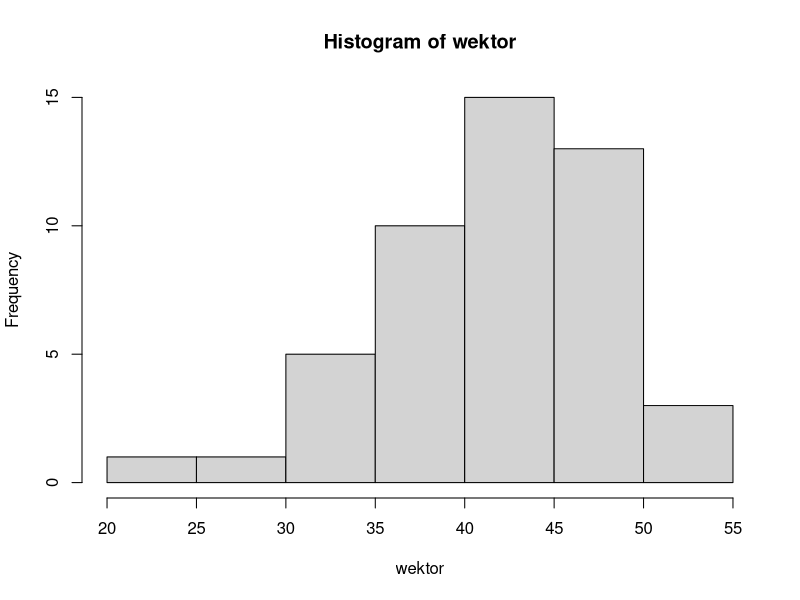
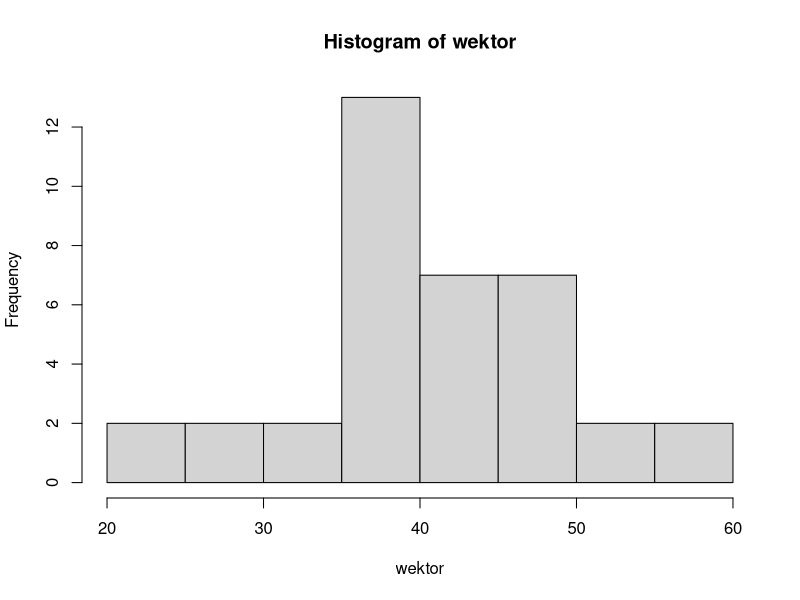

Recreate these plots in R, in order.
dane1 <- read.table("dane1.txt", quote="\"", comment.char="")
dane2 <- read.table("dane2.txt", quote="\"", comment.char="")
#zad1
stara <- as.vector(dane1[[1]], mode = "double")
nowa <- as.vector(dane2[[1]], mode = "double")
#rysowanie histogramow
#hist(stara, main = "Histogram wydajności pracy w starej hali",xlab = "Wydajność")
#hist(nowa, main = "Histogram wydajności pracw nowej hali",xlab = "Wydajność")
#szeregi rozdzielcze

kwartyl <- function(sr, q)
{
  poz.kwartyla = sum(sr$counts) * q #pozycja kwartyla 
  liczebnoscSkumulowana <- sr$counts
  for(i in 1:length(sr$counts))
  {
    liczebnoscSkumulowana[i] = sum(sr$counts[1:i]) #obliczenie liczebnosci skumulowanej dla każdego przedzialu
  }
  j = 1;
  while(TRUE) #pętla szukająca pozycji kwartyla
  {
    if(poz.kwartyla < liczebnoscSkumulowana[j])
      break
    else
      j = j + 1
  }
  dolnaWartoscPrzedzialu = sr$breaks[j] #dolna wartość przedziału kwartyla
  liczebnoscSkumulowanaPoprzedniego = liczebnoscSkumulowana[j - 1] #liczebność skumulowana przedziału poprzedzającego
  rozpietosc = sr$breaks[j + 1] - dolnaWartoscPrzedzialu
  wynik = dolnaWartoscPrzedzialu + ((poz.kwartyla - liczebnoscSkumulowanaPoprzedniego) * rozpietosc / liczebnoscSkumulowana[j])
  return(wynik)
}
Moda_ss <- function (x)
{
  u <- unique(x)
  n <- length(u)
  #get frequencies of each of the unique values in the vector
  frequencies = 0
  for (i in 1:n) 
  {
    frequencies[i] <- sum(x == u[i])
  }
  #mode if a unimodal vector, else NA
  return(ifelse( length(frequencies[frequencies==max(frequencies)]) > 1 ,
                 NA ,
                 u[which.max(frequencies)] ) )
}
dominantaSzczegolowy <- function(wektor)
{
  uni_wekt <- unique(wektor) #wektor tylko z wartościami unikalnymi
  rozmiar <- length(uni_wekt) #rozmiar utworzonego wektora
  
  ilosc_wys <- vector(mode="numeric", length=rozmiar)#Vector ilości wystąpień unikalnych elemntów w wektorze
  
  for(i in 1:rozmiar)#Ustawienie poczatkowych wartosci wektora
  {
    ilosc_wys[i] <- sum(wektor == uni_wekt[i]) #Przypisanie ilości wsytąpień wartości unikalnej w danch 
  }
  #ifelse warunek, co gdy prawda, co gdy fałsz
  #Jeżeli długość wektora złożonego z elemntów o wartości równej maksymalnej w wartości w tym wektorze jest większa od jeden
  #True to zwróć NA (Not Available)
  #False to zwróć wartość z wektora unikalnego which.max(podaje indek elemntu o wartości max, a indexy ilosc_wys i uni_wek odpowiadają sobie)
  return (ifelse( length(ilosc_wys[ilosc_wys == max(ilosc_wys)]) > 1 , NA , uni_wekt[which.max(ilosc_wys)] ))
}
dominantaRozdzielczy <- function(wektor)
{
 nr_przedz = which.max(wektor$counts) #nr przedziału w histogramie o największej liczebności
 
 x0 = wektor$breaks[nr_przedz]             #dolna granica przedziału z modą
 n_minus = wektor$counts[nr_przedz - 1]   #liczebnosc przedzialu poprzedzającego modę
 n_0      = wektor$counts[nr_przedz]       #liczebnosc przedzialu z modą
 n_plus  = wektor$counts[nr_przedz + 1]   #liczebnosc przedziału następującego po modzie
 rozpietoscPrzedzialu = wektor$breaks[nr_przedz+1] - wektor$breaks[nr_przedz] #rozpietosc przedzialu z modą
 
 wynik = x0 + ( (n_0 - n_minus) / ( (n_0 - n_minus) + (n_0 - n_plus) ) * rozpietoscPrzedzialu) 
 return (wynik)
}

zad1_rozdzielczy <- function(wektor)
{
  sr <- hist(wektor)
  #miary przeciętne
  sredniaArytmetyczna = sum(sr$counts * sr$mids) / sum(sr$counts)
  sredniaHarmoniczna = sum(sr$counts) / sum(sr$counts / sr$mids)
  sredniaGeometryczna = (prod(sr$mids ^ sr$counts)) ^ (1 / sum(sr$counts))
  kwartyl0.25 = kwartyl(sr, 0.25)
  kwartyl0.75 = kwartyl(sr, 0.75)
  mediana = kwartyl(sr, 0.5)
  modaDominanta = dominantaRozdzielczy(sr)
  
   #miary zróżnicowania
  wariancja = sum(((sr$mids-sredniaArytmetyczna) ^ 2) * sr$counts) / sum(sr$counts)
  rozstepMiedzycwiartkowy = kwartyl0.75 - kwartyl0.25
  odchylenieStandardowe = sqrt(wariancja)
  wspolczynnikZmiennosci = odchylenieStandardowe / sredniaArytmetyczna
  rozstepWynikow = max(sr$breaks) - min(sr$breaks)
  odchyleniePrzecietne = sum(abs(sr$mids - sredniaArytmetyczna)*sr$counts) / sum(sr$counts) #Odchylenie przeciętne od średniej arytmetycznej
  odchylenieCwiartkowe = (kwartyl0.75 - kwartyl0.25) / 2
  
  #miary asymetrii
  skosnosc = (sum(((sr$mids-sredniaArytmetyczna) ^ 3) * sr$counts) / sum(sr$counts)) / (odchylenieStandardowe ^ 3)

  #miary koncentracji
  kurtoza = (sum(((sr$mids-sredniaArytmetyczna) ^ 4) * sr$counts) / sum(sr$counts)) / (odchylenieStandardowe ^ 4)
  excess = kurtoza - 3
  
  wynik <- c(sredniaArytmetyczna, sredniaHarmoniczna, sredniaGeometryczna, kwartyl0.25, kwartyl0.75, mediana, modaDominanta, rozstepWynikow, rozstepMiedzycwiartkowy, wariancja, odchylenieStandardowe, odchyleniePrzecietne, odchylenieCwiartkowe, wspolczynnikZmiennosci, skosnosc, kurtoza, excess)
  return(wynik)
}
#szeregi szczegółowe
zad1_szczegolowy <- function(wektor)
{
  ss = sort(wektor)

  #miary przeciętne
  sredniaArytmetyczna = mean(ss)
  sredniaHarmoniczna = 1 / mean(1 / ss)
  sredniaGeometryczna = prod(ss) ^ (1 / length(ss))
  kwartyl0.25 = quantile(ss, 0.25)
  kwartyl0.75 = quantile(ss, 0.75)
  mediana = median(ss)
  modaDominanta = dominantaSzczegolowy(ss)
  
  #miary zróżnicowania
  rozstepWynikow = max(ss) - min(ss)
  rozstepMiedzycwiartkowy = kwartyl0.75 - kwartyl0.25
  wariancja = var(ss)
  odchylenieStandardowe = sqrt(wariancja)
  wspolczynnikZmiennosci = odchylenieStandardowe / sredniaArytmetyczna
  odchyleniePrzecietne = sum(abs(ss - sredniaArytmetyczna)) / length(ss) #Odchylenie przeciętne od średniej arytmetycznej
  odchylenieCwiartkowe = (kwartyl0.75 - kwartyl0.25) / 2
  
  #miary asymetrii
  skosnosc = (sum((ss - sredniaArytmetyczna) ^ 3) / length(ss)) / (odchylenieStandardowe^ 3)
  
  #miary koncentracji
  kurtoza = (sum((ss - sredniaArytmetyczna) ^ 4) / length(ss)) / (odchylenieStandardowe^ 4)
  excess = kurtoza - 3
  
  wynik <- c(sredniaArytmetyczna, sredniaHarmoniczna, sredniaGeometryczna, kwartyl0.25, kwartyl0.75, mediana, modaDominanta, rozstepWynikow, rozstepMiedzycwiartkowy, wariancja, odchylenieStandardowe, odchyleniePrzecietne, odchylenieCwiartkowe, wspolczynnikZmiennosci, skosnosc, kurtoza, excess)
  return(wynik)
}

zad1<- function(wektor_stara, wektor_nowa)
{
  wynik_szczegolowy_stara = zad1_szczegolowy(wektor_stara)
  wynik_szczegolowy_nowa = zad1_szczegolowy(wektor_nowa)
  wynik_rozdzielczy_stara = zad1_rozdzielczy(wektor_stara)
  wynik_rozdzielczy_nowa = zad1_rozdzielczy(wektor_nowa)
  t = data.frame(szczegolowy_nowa = wynik_szczegolowy_nowa, szczegolowy_stara = wynik_szczegolowy_stara, rozdzielczy_nowa = wynik_rozdzielczy_nowa, rozdzielczy_stara = wynik_rozdzielczy_stara)
  row.names(t) = c("Srednia arytmetyczna:", "Srednia harmoniczna:", "Srednia geometryczna:", "Kwartyl 0.25", "Kwartyl 0.75:", "Mediana:", "Dominanta:","Rozstęp wyników:", "Rozstęp międzyćwiartkowy:", "Wariancja próbkowa:", "Odchylenie standardowe:", "Odchylenie od Średniej:", "Odchylenie od Mediany:", "Współczynnik zmienności:", "Skośność:", "Kurtoza:", "Excess:")
  print(t)
}
test <- function(wektor) 
{
  
  wektor = sort(wektor) # sortowanie danych
  n = length(wektor) # sprawdzenie ilosci elementow
  
  # przyjmowanie odpowiedniego k z tablicy testu w zaleznosci od liczby elementow
  if(length(wektor) == 37) { k = 0.1457 }
  else { k = 0.1279 }
  
  p = pnorm((wektor - mean(wektor))/sd(wektor))
  # pnorm - The Normal Distribution - rozklad normalny
  # mean - Arithmetic Mean - srednia arytmetyczna
  # sd - Standard Deviation - odchylenie standardowe 
  
  Dplus = max(seq(1:n)/n - p)
  Dminus = max(p - (seq(1:n) - 1)/n)
  
  # seq - Sequence Generation
  
  D = max(Dplus, Dminus)
  
  cat("wartosc D wynosi:", D, "\n")
  cat("wartosc k wynosi:", k,"\n")
  
  if(D < k) 
  { cat("Wydajnosci pracy maja rozklad normalny.\n") } 
  else 
  { cat("Wydajnosci pracy nie maja rozkladu normalnego.\n") }
  
}

zad2 <- function(wektor_stara, wektor_nowa)
{
  cat("Dane 1 (stara hala):\n") 
  test(wektor_stara)
  cat("Dane 2 (nowa hala):\n") 
  test(wektor_nowa)
}

zad3<- function(vector)
{
  n=length(vector)   #wielkosc proby
  sigma=sd(vector)   #probkowe oszacowanie odchylenia standardowego
  
  d=qt(.975, df=n-1)*sigma/sqrt(n) #bezwzgedny blad szacunku
  xsr=mean(vector)  #srednia arytmetyczna
  
  interval=xsr+c(-d,d)
  precision=d/xsr*100
  
  print('Interwal‚ estymacji przedzialowej o dokladnosci 95%:')
  print(round(interval,4))
  print('Wzgledna precyzja oszacowania:')
  print(round(precision,4))
}
zad4<- function(wektor)
{
  
  #średnia z próby
  mu=mean(wektor)
  
  #odchylenie standardowe
  sigma<-sd(wektor)
  
  #ilosc danych
  n=length(wektor)
  
  #przedział ufności 95%
  round(mu+c(-1,1)*sigma/sqrt(n)*qnorm(.975),2)
  
  #bezwzględny błąd szacunku
  d=qt(.975, df=n-1)*sigma/sqrt(n)
  
  #przedział 
  interval=mu+c(-d,d)
  
  #precyzja 
  precision=d/mu*100
  
  print('Interwal‚ estymacji przedzialowej o dokladnosci 95%:')
  print(round(interval,4))
  
  print('Wzgledna precyzja oszacowania:')
  print(round(precision,4))
}

test_fishera<- function(dane1, dane2, p_istotnosci)
{
  cat("TEST FISHERA\n")
  cat("H0: Wariancje wydajnosci pracy sa sobie rowne\n")
  cat("H1: Wariancje wydajnosci pracy sa rozne od siebie\n")
  
  wariancja1 = var(dane1)
  wariancja2 = var(dane2)
  
  n1 = length(dane1)
  n2 = length(dane2)
  
  if(wariancja1 > wariancja2)
  {
    Statystyka = wariancja1 / wariancja2
    Kwantyl = qf(1 - p_istotnosci, n1 - 1, n2 - 1)
  }
  else
  {
    Statystyka = wariancja2 / wariancja1
    Kwantyl = qf(1 - p_istotnosci, n2 - 1, n1 - 1)
  }
 
  cat("Statystyka testowa F = ", Statystyka, "\n")
  cat("Obszar krytyczny K_0 = (", Kwantyl, ", +oo)\n")
  
  if (Statystyka > Kwantyl)
  {
    cat("Wartosc statystyki zawiera sie w obszarze krytycznym.\n")
    cat("Odrzucamy hipoteze zerowa na rzecz hipotezy alternatywnej.\n")
    cat("Na poziomie istotnosci ", p_istotnosci, "mozna przyjac hipoteze alternatywna.\n")
    
    return (0)
  }
  else
  {
    cat("Wartosc statystyki NIE zawiera sie w obszarze krytycznym.\n")
    cat("Brak podstaw do odrzucenia hipotezy zerowej.\n")
    return (0)
  }
}

test_CochranaCoxa <- function(dane1, dane2, p_istotnosci)
{
  cat("Sprwdzamy czy srednia wydajnosc pracy przy produkcji elementu w starej hali za pomoca testu Cochrana-Coxa")  
  cat("H0: Srednia wydajnosc pracy w obu fabrykach jest rowna.\n")
  cat("H1: Srednia wydajnosc pracy w starej fabryce jest wieksza.\n")
  wariancja1 = var(dane1)
  wariancja2 = var(dane2)
  n1 = length(dane1)
  n2 = length(dane2)
  Statystyka = (mean(dane1) - mean(dane2)) / (sqrt((dane1/n1) + (dane2/n2)))
  Stopnie_swobody = round(((dane1/n1 + dane2/n2)^2) / (((dane1/n1)^2)/(n1+1) + ((dane2/n2)^2)/(n2+1)) - 2)
  Kwantyl = qt(1 - p_istotnosci, Stopnie_swobody)
  cat("Statystyka = ", Statystyka, "\n")
  cat("Obszar krytyczny K = < ", Kwantyl, " , + oo)\n" )
  if( Statystyka < Kwantyl)
  {
    cat("Brak podstaw by odrzucic hipoteze zerowa.\n 
        Na poziomie istotnosci 0,05 nie mozna twierdzic ze wydajnosc
        pracy przy produkcji elementu w starej hali jest wieksza.")
  }
  else
  {
    cat("Odrzucamy hipoteze zerowa na rzeczy hipotezy alternatywnej.\n
        Na poziomie istotnosci 0,05 mozna twierdzic ze wydajnosc
        pracy przy produkcji elementu w starej hali jest wieksza.")
  }
}

test_tStudenta <- function(dane1, dane2, p_istotnosci)
{
  cat("TEST T-STUDENTA\n")
  cat("H0: Srednia wydajnosc pracy w hali starej i nowej jest taka sama\n")
  cat("H1: Srednia wydajnosc pracy w hali starej jest wieksza\n")
 
  wariancja1 = var(dane1)
  wariancja2 = var(dane2)
  n1 = length(dane1)
  n2 = length(dane2)
  Statystyka = (mean(dane1) - mean(dane2)) / sqrt( (1/n1 + 1/n2)*(n1*wariancja1 + n2*wariancja2)/(n1+n2-2) )
  Kwantyl = qt(1 - p_istotnosci, n1 + n2 - 2)
  
  cat("Statystyka = ", Statystyka, "\n")
  cat("Obszar krytyczny K_0 = < ", Kwantyl, " , +oo)\n")
  
  if( Statystyka < Kwantyl)
  {
    cat("Wartosc statystyka NIE miesci sie w obszarze krytycznym.\n")
    cat("Brak podstaw do odrzucenia hipotezy zerowej.\n")
  }
  else
  {
    cat("Wartosc statystyki miesci sie w obszarze krytycznym.\n")
    cat("Odrzucamy hipoteze zerowa na rzecz hipotezy alterantywnej.\n")
  }
}

zad1(stara, nowa)
zad2(stara, nowa)
zad3(stara)
zad4(nowa)